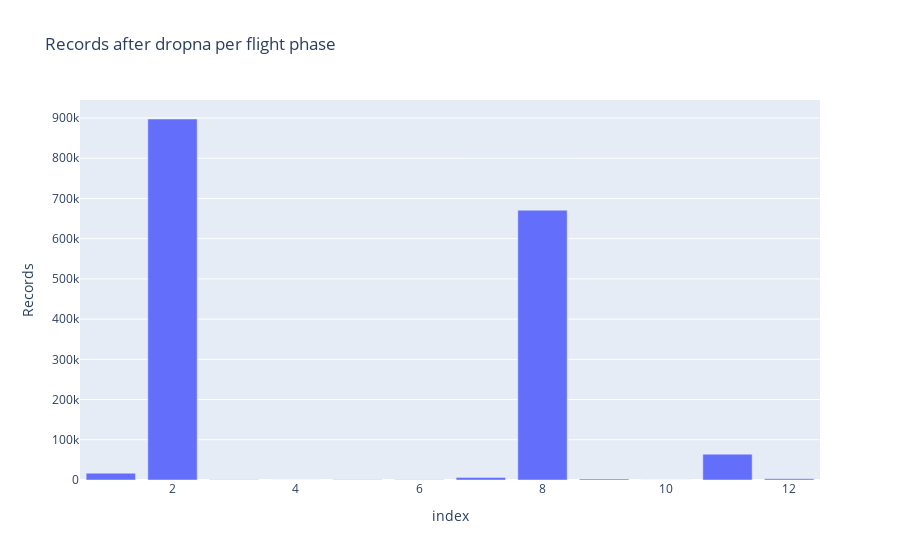

This figure's notebook cell:
### Code cell
df_tmp = pd.DataFrame(records_dropna_flightphase, index=['Records']).transpose()
 
fig = px.bar(df_tmp, x=df_tmp.index, y='Records', title='Records after dropna per flight phase')
fig.show()

### Figure 1 — Plotly figure (JSON) as saved in the notebook; plotly's stock layout.template omitted (floating-point values rounded to 4 significant figures)
{"data": [{"alignmentgroup": "True", "hovertemplate": "index=%{x}<br>Records=%{y}<extra></extra>", "legendgroup": "", "marker": {"color": "#636efa", "pattern": {"shape": ""}}, "name": "", "offsetgroup": "", "orientation": "v", "showlegend": false, "textposition": "auto", "type": "bar", "x": [1, 2, 3, 4, 5, 6, 7, 8, 9, 10, 11, 12], "xaxis": "x", "y": [16973, 897470, 678, 169, 312, 727, 6479, 670745, 2677, 241, 64277, 3287], "yaxis": "y"}], "layout": {"barmode": "relative", "legend": {"tracegroupgap": 0}, "title": {"text": "Records after dropna per flight phase"}, "xaxis": {"anchor": "y", "domain": [0, 1], "title": {"text": "index"}}, "yaxis": {"anchor": "x", "domain": [0, 1], "title": {"text": "Records"}}}}
